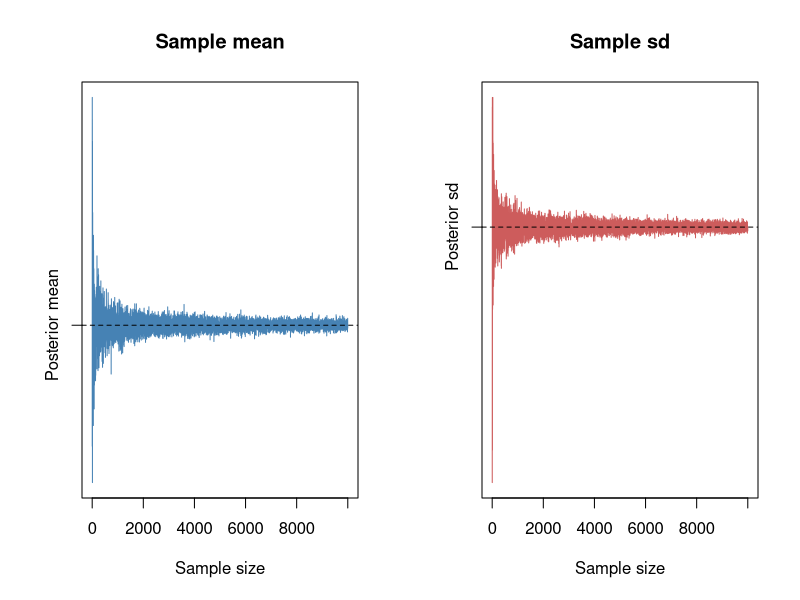

Write the R code that produced this figure.
# Problem 1
# Let y1..yn | theta ~ Bern(theta), and assume that you have obtained a sample 
# with s=14 successes in n=20 trials. Assume a Beta(alfa_0, beta_0) prior for 
# theta and let alfa_0 = beta_0 = 2.

n = 20
s = 14
f = n-s
alfa_0 = beta_0 = 2

# a)
# Draw random numbers from the posterior theta | y ~ Beta(alfa_0 + s, beta_0 + f),
# where y = (y_1, ... , y_n) and verify graphically that the Monte Carlo (MC) 
# estimates of the posterior mean and standard deviation converges to the true 
# values as the number of random draws grows large.

# Posterior parameters
alfa_p = alfa_0 + s
beta_p = beta_0 + f

# Posterior mean and variance
postMean = alfa_p / (alfa_p + beta_p)
postVar = sqrt((alfa_p * beta_p)/((alfa_p + beta_p)^2 * (alfa_p + beta_p + 1)))

numSamples = 10000
post = rbeta(numSamples, alfa_p, beta_p)

sampleMeans = seq(1, numSamples)
sampleVars = seq(1, numSamples)
for (i in 1:numSamples) {
  sample = rbeta(i, alfa_p, beta_p)
  sampleMeans[i] = sum(sample)/i
  sampleVars[i] = sqrt(var(sample))
}

par(mfcol=c(1,2))

plot(sampleMeans, type="l", yaxt="n", xlab="Sample size", ylab="", col="steelblue", main="Sample mean")
abline(a=postMean, b=0, lty="dashed")
axis(2, at=c(postMean), labels=c("Posterior mean"))
#axis(2, at=c(min(sampleMeans), postMean, max(sampleMeans)),
#     labels=c(round(min(sampleMeans), digits=2), "Posterior mean", round(max(sampleMeans), digits=2)))

plot(sampleVars, type="l", xlab="Sample size", ylab="", col="indianred", yaxt="n", main="Sample sd")
abline(a=postVar, b=0, lty="dashed")
axis(2, at=c(postVar), labels=c("Posterior sd"))

par(mfcol=c(1,1))

